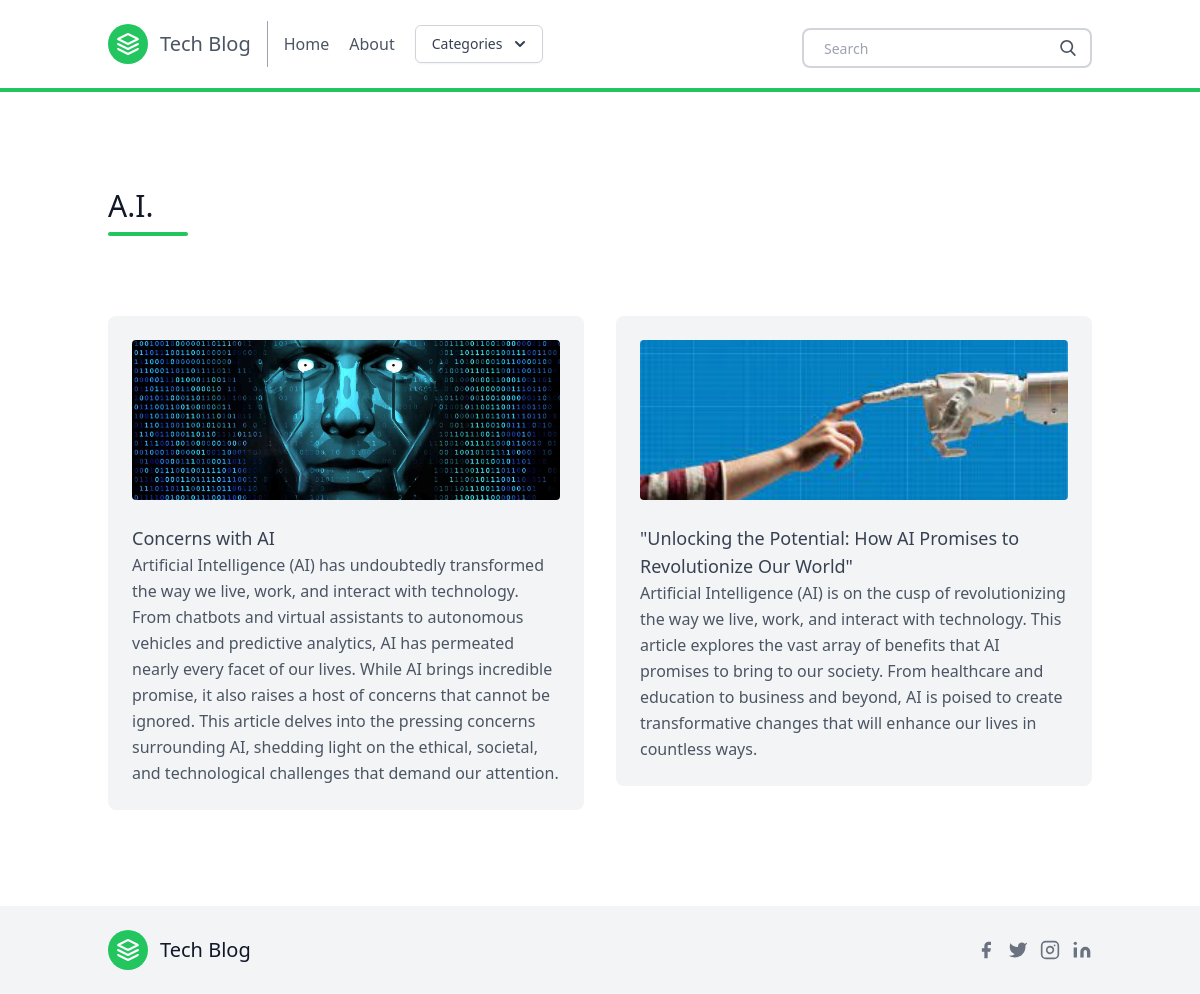
The page /postlist/AI/ on the database its author committed.
### posts/models.py (models this page shows, shortened)
class Category(models.Model):
    title = models.CharField(max_length=20)
    subtitle = models.CharField(max_length=20)
    slug = models.SlugField()
    thumbnail = models.ImageField()

class Post(models.Model):
    title = models.CharField(max_length=100)
    slug = models.SlugField()
    overview = models.TextField()
    timestamp = models.DateTimeField(auto_now_add=True)
    content = models.TextField()
    author = models.ForeignKey(Author, on_delete=models.CASCADE)
    thumbnail = models.ImageField()
    categories = models.ManyToManyField(Category)
    featured = models.BooleanField()

### posts/views.py (the view)
# urls.py: path('postlist/<slug>/', postlist, name = 'postlist'),
def postlist (request,slug):
    category = Category.objects.get(slug = slug)
    posts = Post.objects.filter(categories__in=[category])
    context = {
        'posts': posts,
        'category': category,
    }
    return render(request, 'post_list.html', context)

### posts/templatetags/markdown_extras.py (called while the page is built)
@register.simple_tag
def get_categories():
    return Category.objects.all()[0:3]

### templates/post_list.html (shortened to what this page needs)
{% extends 'base.html' %}
{% block content %}
<section class="text-gray-600 body-font">
    <div class="container px-5 py-24 mx-auto">
      <div class="flex flex-wrap w-full mb-20">
        <div class="lg:w-1/2 w-full mb-6 lg:mb-0">
          <h1 class="sm:text-3xl text-2xl font-medium title-font mb-2 text-gray-900">
            {{ category.title }}</h1>
          <div class="h-1 w-20 bg-green-500 rounded"></div>
        </div>
      </div>
      <div class="flex flex-wrap -m-4">
       {% for post in posts %}
        <div class="xl:w-1/4 md:w-1/2 p-4">
          <div class="bg-gray-100 p-6 rounded-lg">
            <img class="h-40 rounded w-full object-cover object-center mb-6" src="{{ post.thumbnail.url }}" alt="content">
            <a href="{% url 'post' post.slug %}" h2 class="rounded-lg transition ease-in-out delay-150 hover:-translate-y-1 hover:scale-110 hover:bg-green-300 duration-300 text-lg text-gray-700 font-medium title-font mb-4">
              {{ post.title }}</a>
            <p class="leading-relaxed text-base">
              {{ post.overview }}</p>
          </div>
        </div>
       {% endfor %}
      </div>
    </div>
</section>
{% endblock content %}

### rows shown on the page
Category: title "A.I."
Post: thumbnail (picture), title "Concerns with AI", overview "Artificial Intelligence (AI) has undoubtedly transformed the way we live, work, and interact with technology. From chatbots and virtual assistants to autonomous vehicles and predictive analytics, AI has permeated nearly every facet of our lives. While AI brings incredible promise, it also raises a host of concerns that cannot be ignored. This article delves into the pressing concerns surrounding AI, shedding light on the ethical, societal, and technological challenges that demand our attention."
Post: thumbnail (picture), title "\"Unlocking the Potential: How AI Promises to Revolutionize Our World\"", overview "Artificial Intelligence (AI) is on the cusp of revolutionizing the way we live, work, and interact with technology. This article explores the vast array of benefits that AI promises to bring to our society. From healthcare and education to business and beyond, AI is poised to create transformative changes that will enhance our lives in countless ways."
